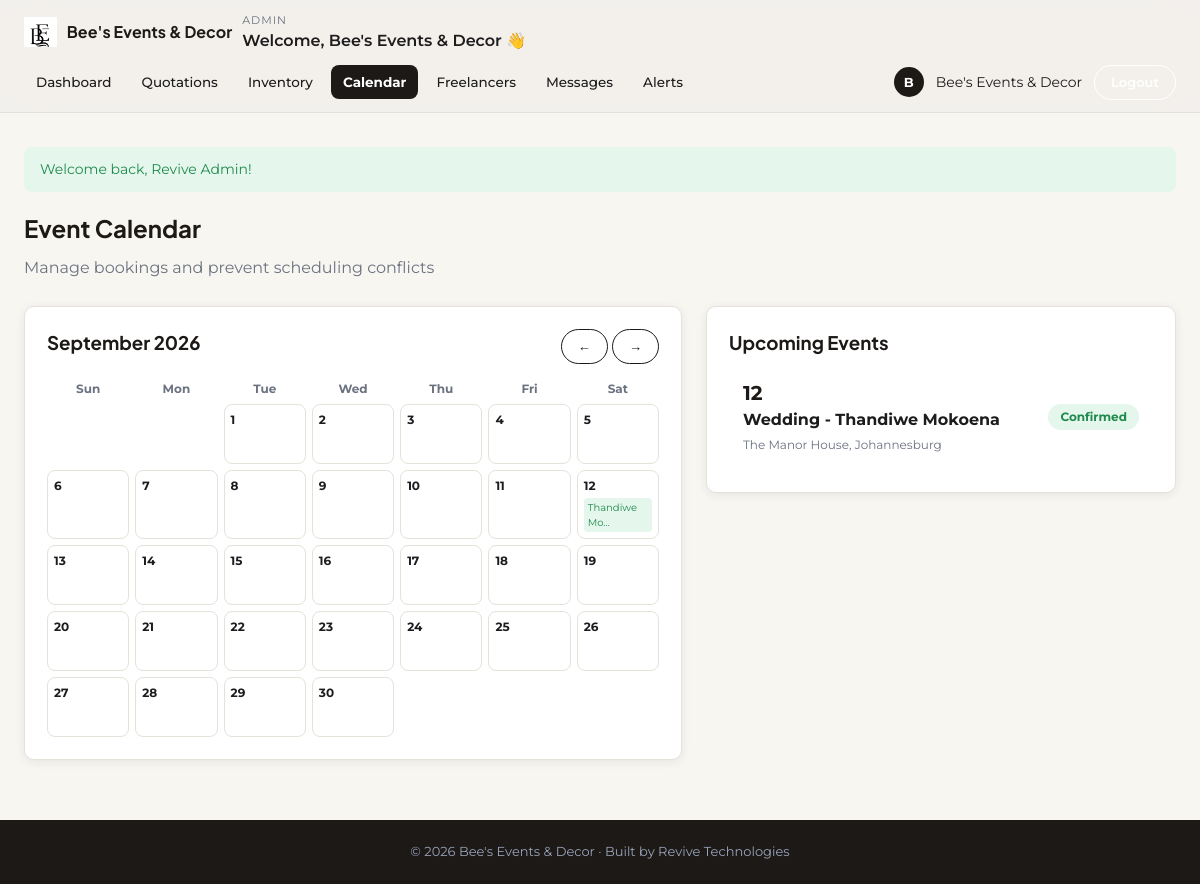
The page /admin/calendar.php (signed in) on the database its author committed.
### tables this page shows
CREATE TABLE bookings (
    booking_id    INT AUTO_INCREMENT PRIMARY KEY,
    client_id     INT NOT NULL,
    freelancer_id INT DEFAULT NULL,                 
    event_type    VARCHAR(120) NOT NULL,            
    event_date    DATE NOT NULL,
    venue         VARCHAR(200) DEFAULT NULL,
    guest_count   INT DEFAULT NULL,
    notes         TEXT,
    status        ENUM('pending','quoted','confirmed','completed','cancelled') NOT NULL DEFAULT 'pending',
    created_at    DATETIME NOT NULL DEFAULT CURRENT_TIMESTAMP,
    FOREIGN KEY (client_id) REFERENCES users(user_id) ON DELETE CASCADE,
    FOREIGN KEY (freelancer_id) REFERENCES freelancers(freelancer_id) ON DELETE SET NULL
);

CREATE TABLE users (
    user_id     INT AUTO_INCREMENT PRIMARY KEY,
    full_name   VARCHAR(120)  NOT NULL,
    email       VARCHAR(150)  NOT NULL UNIQUE,
    phone       VARCHAR(30)   DEFAULT NULL,
    password    VARCHAR(255)  NOT NULL,            
    role        ENUM('client','freelancer','admin') NOT NULL DEFAULT 'client',
    status      ENUM('active','suspended')  NOT NULL DEFAULT 'active',
    created_at  DATETIME NOT NULL DEFAULT CURRENT_TIMESTAMP
);

### includes/functions.php (called while the page is built, shortened)
<?php
function h($string) {
    return htmlspecialchars($string ?? '', ENT_QUOTES, 'UTF-8');
}

### admin/calendar.php (the view, shortened to what this page needs)
<?php
require_once '../includes/functions.php';
require_once '../includes/auth_check.php';
$month = isset($_GET['month']) ? (int)$_GET['month'] : (int)date('n');
$year  = isset($_GET['year'])  ? (int)$_GET['year']  : (int)date('Y');
$first_day    = mktime(0, 0, 0, $month, 1, $year);
$days_in_month = (int)date('t', $first_day);
$start_weekday = (int)date('w', $first_day);
$stmt = $pdo->prepare(
    "SELECT b.*, u.full_name AS client_name FROM bookings b JOIN users u ON b.client_id = u.user_id
     WHERE MONTH(b.event_date) = ? AND YEAR(b.event_date) = ? AND b.status IN ('confirmed','quoted','completed')"
);
$stmt->execute([$month, $year]);
$events_by_day = [];
foreach ($stmt->fetchAll() as $b) {
    $day = (int)date('j', strtotime($b['event_date']));
    $events_by_day[$day][] = $b;
}
$stmt = $pdo->prepare(
    "SELECT b.*, u.full_name AS client_name FROM bookings b JOIN users u ON b.client_id = u.user_id
     WHERE b.event_date >= CURDATE() AND b.status IN ('confirmed','quoted')
     ORDER BY b.event_date ASC LIMIT 6"
);
$stmt->execute();
$upcoming = $stmt->fetchAll();
$prev_month = $month - 1; $prev_year = $year; if ($prev_month < 1) { $prev_month = 12; $prev_year--; }
$next_month = $month + 1; $next_year = $year; if ($next_month > 12) { $next_month = 1; $next_year++; }
include '../includes/header_dashboard.php';
?>
<div class="page-head">
    <div><h2>Event Calendar</h2><p>Manage bookings and prevent scheduling conflicts</p></div>
</div>
<div class="two-col">
    <div class="card">
        <div style="display:flex;justify-content:space-between;align-items:center;margin-bottom:16px;">
            <h3><?php echo date('F Y', $first_day); ?></h3>
            <div>
                <a href="?month=<?php echo $prev_month; ?>&year=<?php echo $prev_year; ?>" class="btn btn-outline btn-sm">&larr;</a>
                <a href="?month=<?php echo $next_month; ?>&year=<?php echo $next_year; ?>" class="btn btn-outline btn-sm">&rarr;</a>
            </div>
        </div>
        <div style="display:grid;grid-template-columns:repeat(7,1fr);gap:6px;text-align:center;font-size:12px;color:var(--text-muted);font-weight:700;margin-bottom:6px;">
            <div>Sun</div><div>Mon</div><div>Tue</div><div>Wed</div><div>Thu</div><div>Fri</div><div>Sat</div>
        </div>
        <div style="display:grid;grid-template-columns:repeat(7,1fr);gap:6px;">
            <?php for ($i = 0; $i < $start_weekday; $i++): ?>
                <div></div>
            <?php endfor; ?>
            <?php for ($day = 1; $day <= $days_in_month; $day++): ?>
                <div style="border:1px solid var(--border);border-radius:8px;padding:6px;min-height:60px;font-size:12px;">
                    <div style="font-weight:700;"><?php echo $day; ?></div>
                    <?php if (!empty($events_by_day[$day])): foreach ($events_by_day[$day] as $ev): ?>
                        <div style="background:var(--success-bg);color:var(--success);border-radius:4px;padding:2px 4px;margin-top:3px;font-size:10px;">
                            <?php echo h(mb_strimwidth($ev['client_name'], 0, 12, '…')); ?>
                        </div>
                    <?php endforeach; endif; ?>
                </div>
            <?php endfor; ?>
        </div>
    </div>
    <div class="card">
        <h3>Upcoming Events</h3>
        <?php if (empty($upcoming)): ?>
            <p class="empty-state">No upcoming events.</p>
        <?php else: foreach ($upcoming as $u): ?>
            <div class="list-item">
                <div>
                    <div style="font-size:20px;font-weight:700;color:var(--navy);"><?php echo date('d', strtotime($u['event_date'])); ?></div>
                    <strong><?php echo h($u['event_type']); ?> - <?php echo h($u['client_name']); ?></strong><br>
                    <span style="font-size:12px;color:var(--text-muted);"><?php echo h($u['venue'] ?: 'Venue TBC'); ?></span>
                </div>
                <span class="pill pill-<?php echo h($u['status']); ?>"><?php echo ucfirst(h($u['status'])); ?></span>
            </div>
        <?php endforeach; endif; ?>
    </div>
</div>
<?php include '../includes/footer_dashboard.php'; ?>

### assets/css/style.css (style rules this page uses)
:root { --font-heading: 'Plus Jakarta Sans', 'Segoe UI', Arial, sans-serif; --font-body: 'Montserrat', 'Segoe UI', Arial, sans-serif; --font-script: 'Playball', cursive; --navy: #1c1917; --navy-light: #2a2522; --gold: #a6a09b; --gold-light: #cbc5be; --cream: #f8f6f1; --text-dark: #1c1c1c; --text-muted: #6b7280; --border: #e5e2da; --success: #1e8a4c; --success-bg: #e5f6ec; --warning: #b5850a; --warning-bg: #fdf3d9; --danger: #c23b3b; --danger-bg: #fbe6e6; --info: #2563a8; --info-bg: #e6f0fb; --radius: 10px; --shadow: 0 2px 10px rgba(22, 35, 63, 0.08); }
* { box-sizing: border-box; }
body { margin: 0; font-family: var(--font-body); background: var(--cream); color: var(--text-dark); line-height: 1.5; min-height: 100vh; display: flex; flex-direction: column; }
h1, h2, h3, h4 { font-family: var(--font-heading); margin: 0 0 .4em 0; color: var(--navy); }
a { color: inherit; text-decoration: none; }
.btn { display: inline-block; padding: 12px 24px; border-radius: 999px; border: none; font-size: 15px; font-weight: 600; cursor: pointer; text-align: center; transition: transform .15s ease, opacity .15s ease; }
.btn-outline { background: transparent; border: 1.5px solid var(--navy); color: var(--navy); }
.btn-sm { padding: 7px 16px; font-size: 13px; }
.card { background: #fff; border: 1px solid var(--border); border-radius: var(--radius); box-shadow: var(--shadow); padding: 22px; }
.page-head { display: flex; justify-content: space-between; align-items: flex-start; margin-bottom: 26px; flex-wrap: wrap; gap: 14px; }
.page-head p { color: var(--text-muted); margin: 4px 0 0 0; }
.pill { display: inline-block; padding: 4px 12px; border-radius: 999px; font-size: 12px; font-weight: 700; }
.pill-confirmed, .pill-accepted, .pill-approved, .pill-active, .pill-paid, .pill-completed { background: var(--success-bg); color: var(--success); }
.list-item { display: flex; justify-content: space-between; align-items: center; padding: 14px; border-bottom: 1px solid var(--border); }
.list-item:last-child { border-bottom: none; }
.two-col { display: grid; grid-template-columns: 1.4fr 1fr; gap: 24px; align-items: start; }

### rows shown on the page
bookings: client.full_name "Thandiwe Mo…", event_date "12", event_type "Wedding", client.full_name "Thandiwe Mokoena", venue "The Manor House, Johannesburg", status "Confirmed"

### other values the page prints
$portal_labels[$dash_role] "ADMIN"
$item['label'] "Dashboard"
$item['label'] "Quotations"
$item['label'] "Inventory"
$item['label'] "Calendar"
$item['label'] "Freelancers"
$item['label'] "Messages"
$item['label'] "Alerts"
substr($display_name, 0, 1) "B"
$display_name "Bee's Events & Decor"
$flash['message'] "Welcome back, Revive Admin!"
date('F Y', $first_day) "September 2026"
